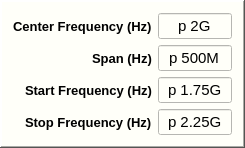
  <widget class="QFrame" name="frame">
   <property name="geometry">
    <rect>
     <x>520</x>
     <y>104</y>
     <width>245</width>
     <height>134</height>
    </rect>
   </property>
   <property name="styleSheet">
    <string notr="true">background-color: rgb(255, 255, 249);</string>
   </property>
   <property name="frameShape">
    <enum>QFrame::WinPanel</enum>
   </property>
   <property name="frameShadow">
    <enum>QFrame::Raised</enum>
   </property>
   <layout class="QGridLayout" name="gridLayout_4">
    <item row="0" column="0">
     <layout class="QGridLayout" name="gridLayout">
      <item row="0" column="0" alignment="Qt::AlignLeft">
       <widget class="QLabel" name="label_4">
        <property name="font">
         <font>
          <family>Arial</family>
          <pointsize>10</pointsize>
          <weight>75</weight>
          <bold>true</bold>
         </font>
        </property>
        <property name="layoutDirection">
         <enum>Qt::RightToLeft</enum>
        </property>
        <property name="text">
         <string>Center Frequency (Hz)</string>
        </property>
       </widget>
      </item>
      <item row="0" column="1">
       <widget class="QLineEdit" name="lineEdit_CF">
        <property name="font">
         <font>
          <family>Arial</family>
          <pointsize>11</pointsize>
         </font>
        </property>
        <property name="text">
         <string>p 2G</string>
        </property>
        <property name="alignment">
         <set>Qt::AlignCenter</set>
        </property>
       </widget>
      </item>
      <item row="1" column="0" alignment="Qt::AlignLeft">
       <widget class="QLabel" name="label_5">
        <property name="font">
         <font>
          <family>Arial</family>
          <pointsize>10</pointsize>
          <weight>75</weight>
          <bold>true</bold>
         </font>
        </property>
        <property name="layoutDirection">
         <enum>Qt::RightToLeft</enum>
        </property>
        <property name="text">
         <string>Span (Hz)</string>
        </property>
       </widget>
      </item>
      <item row="1" column="1">
       <widget class="QLineEdit" name="lineEdit_Span">
        <property name="font">
         <font>
          <family>Arial</family>
          <pointsize>11</pointsize>
         </font>
        </property>
        <property name="text">
         <string>p 500M</string>
        </property>
        <property name="alignment">
         <set>Qt::AlignCenter</set>
        </property>
       </widget>
      </item>
      <item row="2" column="0" alignment="Qt::AlignLeft">
       <widget class="QLabel" name="label_6">
        <property name="font">
         <font>
          <family>Arial</family>
          <pointsize>10</pointsize>
          <weight>75</weight>
          <bold>true</bold>
         </font>
        </property>
        <property name="layoutDirection">
         <enum>Qt::RightToLeft</enum>
        </property>
        <property name="text">
         <string>Start Frequency (Hz)</string>
        </property>
       </widget>
      </item>
      <item row="2" column="1">
       <widget class="QLineEdit" name="lineEdit_Start_Freq">
        <property name="font">
         <font>
          <family>Arial</family>
          <pointsize>11</pointsize>
         </font>
        </property>
        <property name="text">
         <string>p 1.75G</string>
        </property>
        <property name="alignment">
         <set>Qt::AlignCenter</set>
        </property>
       </widget>
      </item>
      <item row="3" column="0" alignment="Qt::AlignLeft">
       <widget class="QLabel" name="label_7">
        <property name="font">
         <font>
          <family>Arial</family>
          <pointsize>10</pointsize>
          <weight>75</weight>
          <bold>true</bold>
         </font>
        </property>
        <property name="layoutDirection">
         <enum>Qt::RightToLeft</enum>
        </property>
        <property name="text">
         <string>Stop Frequency (Hz)</string>
        </property>
       </widget>
      </item>
      <item row="3" column="1">
       <widget class="QLineEdit" name="lineEdit_Stop_Freq">
        <property name="font">
         <font>
          <family>Arial</family>
          <pointsize>11</pointsize>
         </font>
        </property>
        <property name="text">
         <string>p 2.25G</string>
        </property>
        <property name="alignment">
         <set>Qt::AlignCenter</set>
        </property>
       </widget>
      </item>
     </layout>
    </item>
   </layout>
  </widget>
